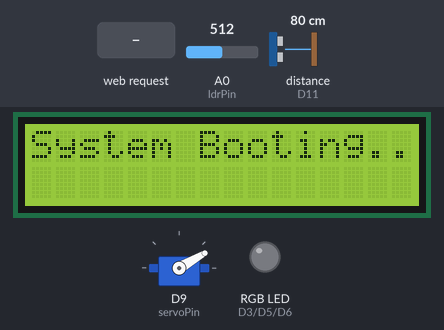
This sketch was run on a simulated Arduino Uno R4 WiFi. Shown: servo, 16×2 character LCD, an RGB LED mixed from three pins (HIGH = lit). Wiring (inferred from the names in the program): ultrasonic range finder: trigger D12; echo D11. The inputs (shaded band) are chosen by the test bench; at power-on: distance to the obstacle (sensor on D11) 80 cm, A0 (ldrPin) = 512. The echo pulse lasts 58.3 µs per cm; dim RGB values are drawn brighter than linear; WiFi joins after 1.5 s; servers stay silent unless stated; pins used as bus, display or sensor lines are not drawn; what the sketch prints to the serial monitor is not drawn.

Above: at 0.6 s.
At 8.3 s:
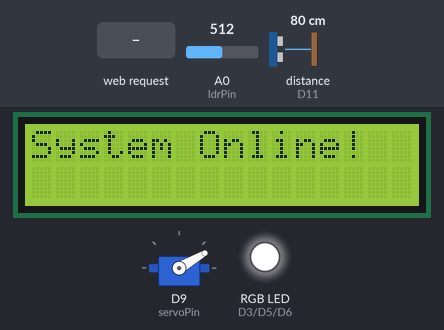
8.4 s: distance to the obstacle (sensor on D11) set to 21 cm
9.9 s: distance to the obstacle (sensor on D11) set to 17 cm
At 11.1 s:
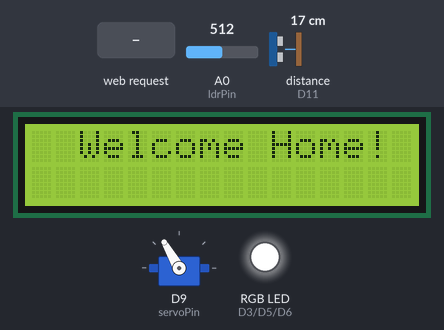
11.4 s: HTTP request GET /door_toggle received
At 12.2 s:
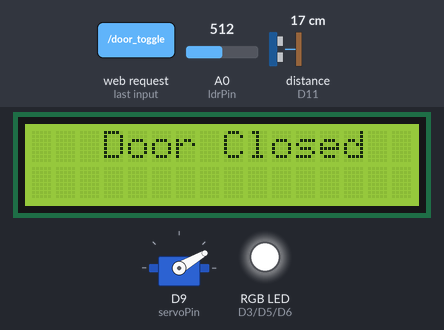
12.9 s: A0 (ldrPin) set to 417
14.4 s: A0 (ldrPin) set to 386
At 15.1 s:
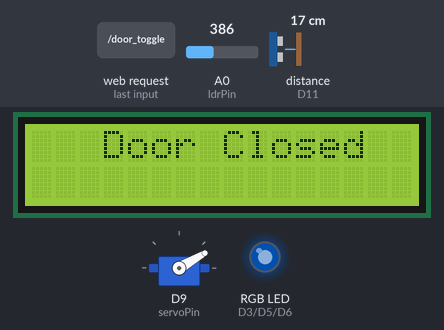
15.9 s: HTTP request GET /off received
At 16.3 s:
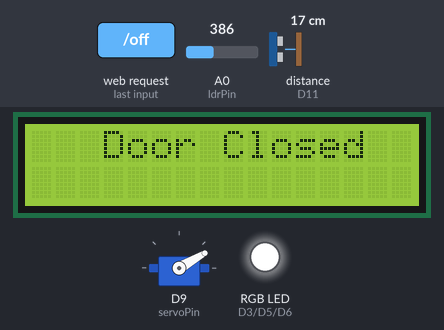
Timing chart, 0 to 18.4 s (numbered marks = the images above; inputs shaded):
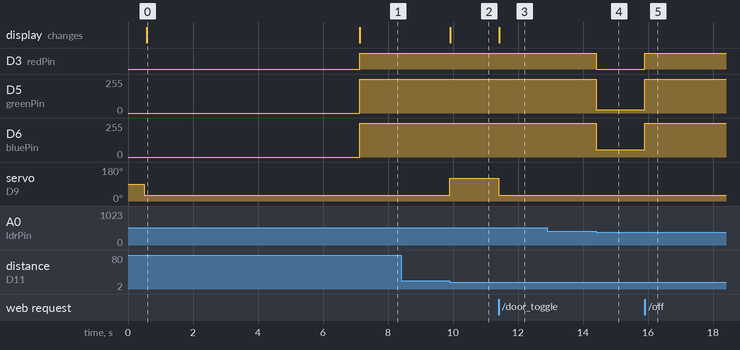

Measured:
- the behaviour switches between 20 and 19 cm on distance to the obstacle (sensor on D11) (found by bisection; images 1 and 2)
- the behaviour switches between 400 and 399 on A0 (ldrPin) (found by bisection; images 3 and 4)
- after the input at 8.4 s, every drawn part: stays the same
- after the input at 9.9 s, servo on D9 (servoPin): 30° → 120° at once; the display: changes at once (image 2)
- after the input at 11.4 s, servo on D9 (servoPin): 120° → 30° at once; the display: changes at once (image 3)
- after the input at 12.9 s, every drawn part: stays the same
- after the input at 14.4 s, D3 (redPin): HIGH → LOW at once; D5 (greenPin): 255/255 → 25/255 at once; D6 (bluePin): 255/255 → 55/255 at once
- after the input at 15.9 s, D3 (redPin): LOW → HIGH at once; D5 (greenPin): 25/255 → 255/255 at once; D6 (bluePin): 55/255 → 255/255 at once
- what the display in image 0 shows lasts 6.5 s, from 0.6 s to 7.1 s

The sketch:

ProjectPhayV1.ino
```cpp
#include <WiFiS3.h>
#include <Servo.h>
#include <Wire.h>
#include <LiquidCrystal_I2C.h>

// --- ตั้งค่า Wi-Fi ---
char ssid[] = "Free";
char pass[] = "dargondark";

// --- ตั้งค่า LCD I2C ---
// (ที่อยู่ I2C ที่พบบ่อยคือ 0x27 หรือ 0x3F, ลองตรวจสอบด้วย I2C Scanner)
LiquidCrystal_I2C lcd(0x27, 16, 2);

// --- ตั้งค่า Servo (ประตู) ---
Servo doorServo;
const int servoPin = 9;
bool isDoorOpen = false;
unsigned long lastSeenTime = 0;
const long doorCloseDelay = 3000; // 3 วินาที
bool autoDoorMode = true; // เริ่มต้นด้วยโหมดประตูอัตโนมัติ

// --- ตั้งค่า Ultrasonic ---
const int trigPin = 12;
const int echoPin = 11;
const int distanceThreshold = 20; // ระยะ (ซม.) ที่จะถือว่ามีคนอยู่หน้าประตู

// --- ตั้งค่า LDR และ LED ---
const int ldrPin = A0;
const int lightThreshold = 400; // ปรับค่าความมืดตรงนี้
bool autoLightMode = true;

// --- ตั้งค่า RGB LED (Common Cathode) ---
const int redPin = 3;
const int greenPin = 5;
const int bluePin = 6;

// --- ตั้งค่า Web Server ---
int status = WL_IDLE_STATUS;
WiFiServer server(80);

void setup() {
  Serial.begin(9600);
  while (!Serial);

  // --- เริ่มต้นอุปกรณ์ ---
  pinMode(trigPin, OUTPUT);
  pinMode(echoPin, INPUT);

  pinMode(redPin, OUTPUT);
  pinMode(greenPin, OUTPUT);
  pinMode(bluePin, OUTPUT);

  doorServo.attach(servoPin);
  delay(500);
  doorServo.write(30); // เริ่มต้นประตูปิด

  // --- เริ่มต้น LCD ---
  lcd.init();
  lcd.backlight();
  lcd.setCursor(0, 0);
  lcd.print("System Booting..");

  // --- เชื่อมต่อ Wi-Fi ---
  setupWifiAndServer();

  lcd.clear();
  lcd.print("System Online!");
}

void loop() {
  handleDoorSensor();
  handleLightSystem();
  handleWebServer();
}

// ===============================================
// ฟังก์ชันจัดการส่วนต่างๆ
// ===============================================

void handleDoorSensor() {
  if (!autoDoorMode) return;

  long duration, distance;

  // ยิงคลื่น Ultrasonic
  digitalWrite(trigPin, LOW);
  delayMicroseconds(2);
  digitalWrite(trigPin, HIGH);
  delayMicroseconds(10);
  digitalWrite(trigPin, LOW);

  // รับคลื่นสะท้อน
  duration = pulseIn(echoPin, HIGH);
  distance = (duration / 2) / 29.1; // แปลงเป็น เซนติเมตร

  // Serial.println(distance); // สำหรับ Debug

  if (distance < distanceThreshold && distance > 0) {
    // ถ้าเจอคน
    if (!isDoorOpen) {
      openDoor();
    }
    lastSeenTime = millis(); // อัปเดตเวลาที่เจอคนล่าสุด
  } else {
    // ถ้าไม่เจอคน
    if (isDoorOpen && (millis() - lastSeenTime > doorCloseDelay)) {
      closeDoor();
    }
  }
}

void handleLightSystem() {
  if (autoLightMode) {
    int ldrValue = analogRead(ldrPin);
    // Serial.println(ldrValue); // สำหรับ Debug

    if (ldrValue < lightThreshold) {
      // มืด -> เปิดไฟ (สีขาวนวล)
      setLedColor(255, 230, 200);
    } else {
      // สว่าง -> ปิดไฟ
      setLedColor(0, 0, 0);
    }
  }
  // ถ้า autoLightMode เป็น false, ไฟจะถูกควบคุมโดยเว็บเท่านั้น
}

void handleWebServer() {
  WiFiClient client = server.available();
  if (client) {
    String currentLine = "";
    while (client.connected()) {
      if (client.available()) {
        char c = client.read();
        if (c == '\n') {
          if (currentLine.length() == 0) {
            sendHtmlPage(client);
            break;
          } else {
            currentLine = "";
          }
        } else if (c != '\r') {
          currentLine += c;
        }

        // --- Light Control ---
        if (currentLine.endsWith("GET /auto")) {
          autoLightMode = true;
        } else if (currentLine.endsWith("GET /off")) {
          autoLightMode = false;
          setLedColor(0, 0, 0);
        } else if (currentLine.endsWith("GET /red")) {
          autoLightMode = false;
          setLedColor(255, 0, 0);
        } else if (currentLine.endsWith("GET /green")) {
          autoLightMode = false;
          setLedColor(0, 255, 0);
        } else if (currentLine.endsWith("GET /blue")) {
          autoLightMode = false;
          setLedColor(0, 0, 255);
        } else if (currentLine.endsWith("GET /white")) {
          autoLightMode = false;
          setLedColor(255, 255, 255);
        }

        // --- Door Control (ส่วนที่เพิ่มใหม่) ---
        else if (currentLine.endsWith("GET /door_toggle")) {
          autoDoorMode = false; // ปิดโหมดอัตโนมัติเมื่อสั่งงานเอง
          toggleDoor();
        }
        else if (currentLine.endsWith("GET /door_auto")) {
          autoDoorMode = true; // กลับไปใช้โหมดอัตโนมัติ
        }

      }
    }
    client.stop();
  }
}

void sendHtmlPage(WiFiClient client) {
  client.println("HTTP/1.1 200 OK");
  client.println("Content-type:text/html");
  client.println("Connection: close");
  client.println();

  client.println("<!DOCTYPE html><html><head><meta name=\"viewport\" content=\"width=device-width, initial-scale=1\">");
  client.println("<meta charset=\"utf-8\"><title>Smart Home</title>");
  client.println("<style>");
  client.println(":root { --bg-color: #f4f7f6; --card-color: #ffffff; --text-color: #333; --accent-color: #007bff; --shadow-color: rgba(0,0,0,0.08); }");
  client.println("body { font-family: -apple-system, BlinkMacSystemFont, 'Segoe UI', Roboto, Helvetica, Arial, sans-serif; background-color: var(--bg-color); margin: 0; padding: 20px; display: flex; flex-direction: column; align-items: center; color: var(--text-color); }");
  client.println("h1 { color: #444; font-weight: 600; margin-bottom: 30px; }");
  client.println(".card { background-color: var(--card-color); border-radius: 12px; box-shadow: 0 4px 12px var(--shadow-color); width: 100%; max-width: 400px; margin-bottom: 20px; padding: 25px; box-sizing: border-box; }");
  client.println("h2 { font-size: 1.25rem; font-weight: 600; margin-top: 0; margin-bottom: 20px; border-bottom: 1px solid #eee; padding-bottom: 10px; }");
  client.println(".btn-grid { display: grid; grid-template-columns: 1fr 1fr; gap: 15px; }");
  client.println(".btn { display: block; text-decoration: none; padding: 15px; font-size: 1rem; font-weight: 500; color: var(--text-color); background-color: #f0f0f0; border: 1px solid #ddd; border-radius: 8px; cursor: pointer; text-align: center; transition: background-color 0.2s ease, box-shadow 0.2s ease; }");
  client.println(".btn:hover { background-color: #e9e9e9; box-shadow: 0 2px 4px var(--shadow-color); }");
  client.println(".btn-full { grid-column: 1 / -1; }");
  client.println(".btn-auto { background-color: #007bff; color: white; border: none; }");
  client.println(".btn-off { background-color: #6c757d; color: white; border: none; }");
  client.println(".btn-door-manual { background-color: #5a6268; color: white; border: none; }");
  client.println(".btn-door-auto { background-color: #28a745; color: white; border: none; }");
  client.println(".btn-red { background-color: #f44336; color: white; border: none; }");
  client.println(".btn-green { background-color: #4CAF50; color: white; border: none; }");
  client.println(".btn-blue { background-color: #007bff; color: white; border: none; }");
  client.println(".btn-white { background-color: #f8f9fa; color: #333; border: 1px solid #ddd; }");
  client.println("</style></head>");

  client.println("<body><h1>My Minimal Smart Home</h1>");

  // Card 1: Light Control
  client.println("<div class=\"card\">");
  client.println("<h2>Light Control</h2>");
  client.println("<div class=\"btn-grid\">");
  client.println("<a href=\"/auto\" class=\"btn btn-full btn-auto\">Auto Light Mode</a>");
  client.println("<a href=\"/red\" class=\"btn btn-red\">Red</a>");
  client.println("<a href=\"/green\" class=\"btn btn-green\">Green</a>");
  client.println("<a href=\"/blue\" class=\"btn btn-blue\">Blue</a>");
  client.println("<a href=\"/white\" class=\"btn btn-white\">White</a>");
  client.println("<a href=\"/off\" class=\"btn btn-full btn-off\">Turn Off Light</a>");
  client.println("</div></div>");

  // Card 2: Door Control
  client.println("<div class=\"card\">");
  client.println("<h2>Door Control</h2>");
  client.println("<div class=\"btn-grid\">");
  client.println("<a href=\"/door_auto\" class=\"btn btn-full btn-door-auto\">Auto Door Mode</a>");
  client.println("<a href=\"/door_toggle\" class=\"btn btn-full btn-door-manual\">Open / Close Manually</a>");
  client.println("</div></div>");

  client.println("</body></html>");
  client.println();
}

void openDoor() {
  doorServo.write(120); // หมุนไป 180 องศา (เปิดสุด)
  isDoorOpen = true;
  Serial.println("Door Opened");

  // แสดงข้อความต้อนรับบน LCD
  lcd.clear();
  lcd.setCursor(2, 0); // (col, row)
  lcd.print("Welcome Home!");
}

void closeDoor() {
  doorServo.write(30); // หมุนกลับไป 0 องศา (ปิด)
  isDoorOpen = false;
  Serial.println("Door Closed");

  // ลบข้อความต้อนรับ
  lcd.clear();
  lcd.setCursor(3, 0);
  lcd.print("Door Closed");
}

void toggleDoor() {
  if (isDoorOpen) {
    closeDoor();
  } else {
    openDoor();
  }
}

// ฟังก์ชันควบคุมสี LED (แบบ Common Anode - แก้ไขแล้ว)
void setLedColor(int r, int g, int b) {
  // กลับตรรกะ: 0 คือสว่างสุด, 255 คือดับ
  analogWrite(redPin, 255 - r);
  analogWrite(greenPin, 255 - g);
  analogWrite(bluePin, 255 - b);
}
void setupWifiAndServer(){
  if (WiFi.status() == WL_NO_MODULE) {
    Serial.println("WiFi module failed!");
    while (true);
  }
  Serial.print("Connecting to Wi-Fi: ");
  Serial.println(ssid);
  while (status != WL_CONNECTED) {
    status = WiFi.begin(ssid, pass);
    delay(5000);
    Serial.print(".");
  }
  Serial.println("\nConnected to Wi-Fi!");
  server.begin();
  IPAddress ip = WiFi.localIP();
  Serial.print("Web Server is at IP address: ");
  Serial.println(ip);

  lcd.clear();
  lcd.setCursor(0,0);
  lcd.print("Web Server IP:");
  lcd.setCursor(0,1);
  lcd.print(ip);
}
```
